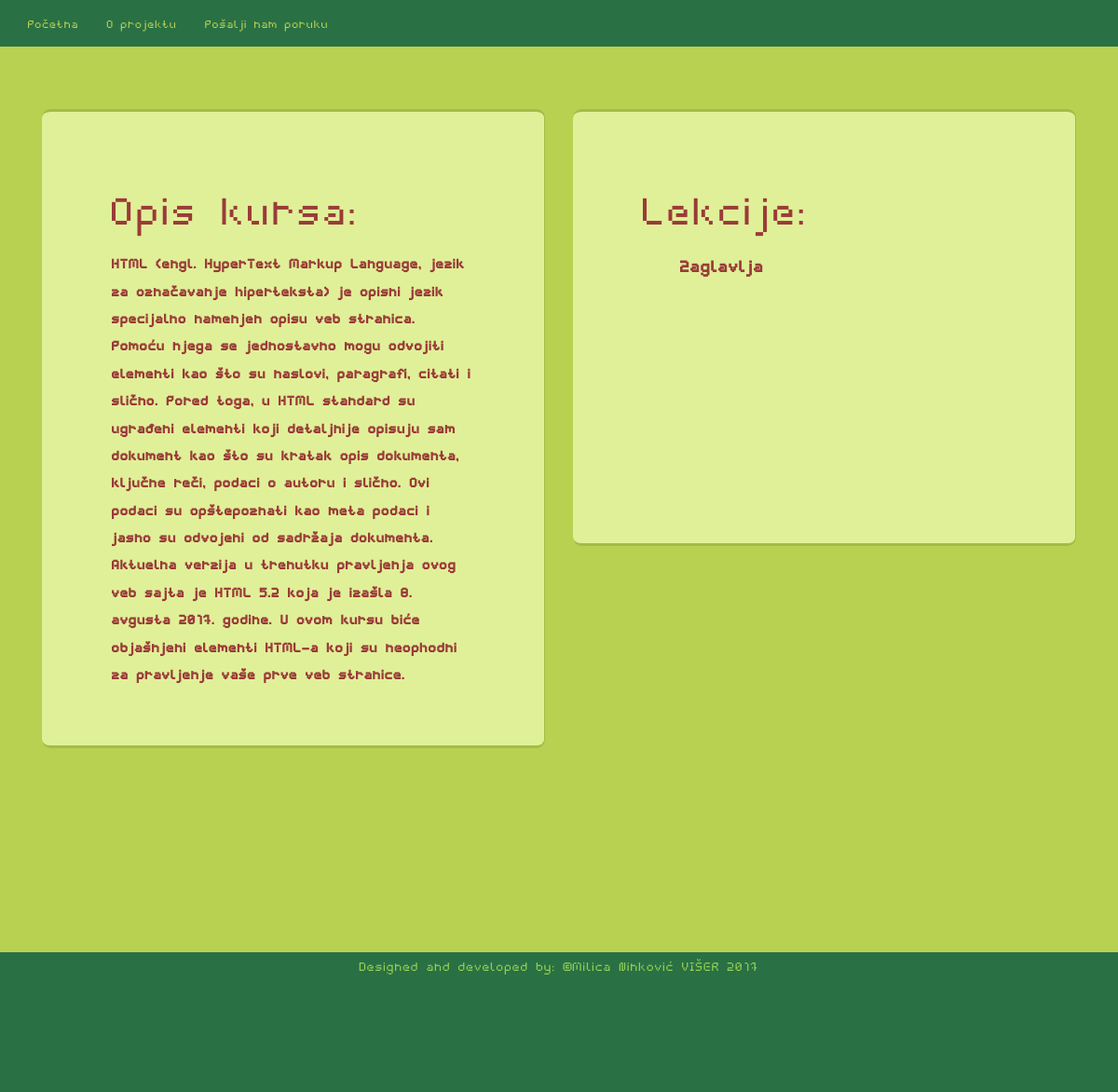
Screenshot of /coursPage.php?id=1 with the database file from the repository.
### tables this page shows
CREATE TABLE `kursevi` (
  `id` int(11) NOT NULL,
  `naziv` varchar(70) NOT NULL,
  `opis` text,
  `status` int(11) NOT NULL DEFAULT '1'
);

CREATE TABLE `lekcije` (
  `id` int(11) NOT NULL,
  `id_kursa` int(11) NOT NULL,
  `naziv` varchar(255) NOT NULL,
  `opis` text,
  `primer_koda` text,
  `status` int(11) NOT NULL DEFAULT '1'
);

### Cours.php (called while the page is built, shortened)
<?php
require_once 'Connection.php';
class Cours
{
    public static function getOneCourse($id)
    {
        $qry = "SELECT * FROM  kursevi WHERE id=$id";
        $results = Connection::queryRequest($qry);
        if (Connection::emptyQueryResults($results)) {
            return $results->fetch_assoc();
        } else {
            return "Kurs ne postoji";
        }
    }
}

### Connection.php (called while the page is built, shortened)
<?php
class Connection
{
    private $con;
    private static $point;
    private function __construct()
    {
        $host= DB_HOST;
        $user= DB_USER;
        $pass= DB_PASS;
        $name= DB_NAME;
        $this->con= @mysqli_connect($host,$user,$pass,$name)
            OR
        die('Database error'.mysqli_connect_error());
        mysqli_set_charset($this->con, 'utf8');
    }
    public static function pointerConnection(){
        if(self::$point==null){
            self::$point= new Connection();
        }
        return self::$point;
    }
    public function getConnection(){
        return $this->con;
    }
    public static function queryRequest($query){
        return Connection::pointerConnection()->getConnection()->query($query);
    }
    public static function emptyQueryResults($result){
        if($result->num_rows===0)
            return 0;
        else
            return 1;
    }
}

### Lesson.php (called while the page is built, shortened)
<?php
require_once 'Connection.php';
class Lesson
{
    public static function getLessonsOfCours($coursId){
        $qry="SELECT * FROM lekcije WHERE id_kursa=$coursId";
        $results= Connection::queryRequest($qry);
        $response=array();
        if(Connection::emptyQueryResults($results)){
            while($row=$results->fetch_assoc()){
                $response[]=$row;
            }
        }
        return $response;
    }
}

### coursPage.php (the view, shortened to what this page needs)
<?php
include_once "templates/usertemplates/userheader.php";
require_once "Cours.php";
require_once "Lesson.php";
?>
<div class="container">
    <div class="container-fluid">
        <div class="row">
            <div class="col-md-6">
                <div class="jumbotron jumbotron-fluid" id="courseDescriptionJumbatron">
                    <div class="container">
                        <h1 class="display-3">Opis kursa:</h1>
                        <p class="lead" id="courseDescription">
                            <?php
                            $id = trim($_GET['id']);
                            $results = Cours::getOneCourse($id);
                            if (is_array($results)) {
                                echo $results['opis'];
                            } else {
                                echo $results;
                            }
                            ?>
                        </p>
                    </div>
                </div>
            </div>
            <div class="col-md-6">
                <div class="jumbotron jumbotron-fluid" id="courseLessonsJumbatron">
                    <div class="container">
                        <h1 class="display-3">Lekcije:</h1>
                            <?php
                            $results = Lesson::getLessonsOfCours($id);
                            if (is_array($results) && !empty($results)) {
                                echo ' <ul class="lead" id="courseLessons">';
                                foreach ($results as $r) {
                                    if ($r['status'] == 1) {
                                        echo '<li class="listLesson"><a  href="lessonPage.php?id=' . $r['id'] . '">' . $r['naziv'] . '</a></li>';
                                    }
                                }
                                echo '</ul>';
                            } else if(empty($results)) {
                                echo "<h3 class='display-3'>Trenutno ne postoji nijedna lekcija za ovaj kurs</h3>";
                            }
                            ?>
                    </div>
                </div>
            </div>
        </div>
    </div>
</div>
<br>
<br>
<br>
<br>
<br>
<br>
<br>
<br>
<?php
include_once "templates/usertemplates/userfooter.php";
?>

### templates/usertemplates/userheader.php (shortened to what this page needs)
<!doctype html>
<html lang="sr">
<head>
    <link href="css/bootstrap.min.css" rel="stylesheet">
    <link rel="stylesheet" href="css/userinterface.css">
    <link rel="stylesheet" href="css/responsive.css">
</head>
<body>
<header>
    <nav class="navbar navbar-default" id="mainnav">
        <div class="container-fluid">
            <ul class="nav navbar-nav">
                <li <?php if(isset($_SESSION['page']) && ($_SESSION['page']=='index'))
                {echo'class="active"';} ?>><a href="index.php">Početna</a></li>
                <li <?php if(isset($_SESSION['page']) && ($_SESSION['page']=='about'))
                {echo'class="active"';} ?>><a href="about.php">O projektu</a></li>
                <li <?php if(isset($_SESSION['page']) && ($_SESSION['page']=='messages'))
                {echo'class="active"';} ?>><a href="message.php">Pošalji nam poruku</a></li>
            </ul>
        </div>
    </nav>
</header>

### templates/usertemplates/userfooter.php (shortened to what this page needs)
<footer>
    <nav  id="bottomNav">
        <p> Designed and developed by: &copy Milica Ninković VIŠER 2017</p>
    </nav>
</footer>
</body>
</html>

### css/userinterface.css (style rules this page uses)
html { font-size:15px; }
body { font-size:1rem; }
html,body { position: relative; padding:0; margin: 0; height: 100%; background-color: #b9d151; font-family: WebpixelRegular, monospace; }
*:not(textarea), *:not(input) { cursor: default; }
header { width: 100%; min-width: 27.33rem; height: auto; }
#mainnav { background-color: #297045; border: none; display: block; height: auto; border-radius: 0; min-width: 40rem; }
#bottomNav { background-color: #297045; border: none; border-radius: 0; clear: both; position: relative; z-index: 10; min-width: 40rem; height: 10rem; margin-bottom: -3em; }
ul { list-style-type: none; }
#bottomNav p { margin: auto; text-align: center; font-size:1.333rem; color:#94d052; }
.jumbotron { background-color: transparent; color: #9a3b39; font-weight: bold; }
.jumbotron p { font-weight: bolder; }
.navbar-default .navbar-nav>li>a { color: #b9d151; font-size: 1.2rem; }
#courseDescriptionJumbatron, #courseLessonsJumbatron, #aboutJumbatron, #messageJumbatron { min-height: 31.25rem; height: auto; margin: 3.125rem 0; border-radius: 0.625rem; background-color: #e0f098; border-top: 0.25rem solid #a5bb48; border-bottom: 0.25rem solid #a5bb48; border-right: 0.125rem solid #a5bb48; }
.listLesson a { color:#9a3b39; text-decoration:none; font-size:1.7rem; font-weight: bold; }

### rows the page displays
kursevi: opis "HTML (engl. HyperText Markup Language, jezik za označavanje hiperteksta) je opisni jezik specijalno namenjen opisu veb stranica. Pomoću njega se jednostavno mogu odvojiti elementi kao što su naslovi, paragrafi, citati i slično. Pored toga, u HTML standard su ugrađeni elementi koji detaljnije opisuju sam dokument kao što su kratak opis dokumenta, ključne reči, podaci o autoru i slično. Ovi podaci su opštepoznati kao meta podaci i jasno su odvojeni od sadržaja dokumenta. Aktuelna verzija u trenutku pravljenja ovog veb sajta je HTML 5.2 koja je izašla 8. avgusta 2017. godine. U ovom kursu biće objašnjeni elementi HTML-a koji su neophodni za pravljenje vaše prve veb stranice."
lekcije: naziv "Zaglavlja"
